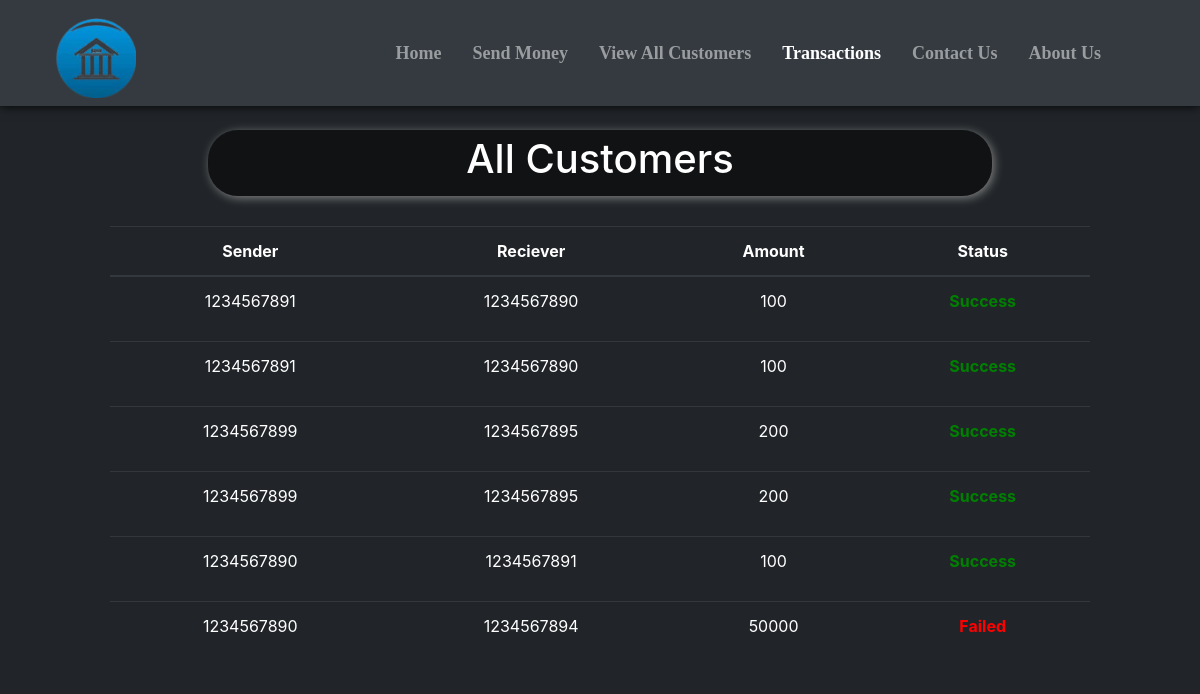
Screenshot of /transactions.php with the database file from the repository.
### tables this page shows
CREATE TABLE `transactions` (
  `Sr.` int(10) NOT NULL,
  `Sender` varchar(50) DEFAULT NULL,
  `Receiver` varchar(50) DEFAULT NULL,
  `Amount` bigint(20) DEFAULT NULL,
  `Status` varchar(20) DEFAULT NULL
);

### transactions.php (the view, shortened to what this page needs)
<!doctype html>
<html lang="en">
<head>
    <link href="//maxcdn.bootstrapcdn.com/bootstrap/4.1.1/css/bootstrap.min.css" rel="stylesheet" id="bootstrap-css">
    <link rel="stylesheet" href="https://use.fontawesome.com/releases/v5.1.0/css/all.css"
>
</head>
<body style="background-color:#212529;">
    <?php include 'spin.php'; ?>
    <nav class="navbar navbar-expand-lg navbar-dark bg-dark fixed fixed-top"
        style="font-family:candara; font-size:18px; box-shadow: 0px 0px 10px 0px black;">
        <div class="container-fluid">
            <a href="index.php"><img src="statics\download-removebg.png" alt=""
                    style="height: 80px; margin-left:25px; margin-top:10px;"></a>
        </div>
        <div class="collapse navbar-collapse" id="navbarSupportedContent">
            <b>
                <ul class="navbar-nav ">
                    <li class="nav-item nav-links" style="margin-left:15px;">
                        <a class="nav-link text-nowrap" aria-current="page" href="index.php">Home</a>
                    </li>
                    <li class="nav-item" style="margin-left:15px; ">
                        <a class="nav-link text-nowrap" href="send_money.php">Send Money</a>
                    </li>
                    <li class="nav-item" style="margin-left:15px;">
                        <a class="nav-link text-nowrap" href="all_cust.php">View All Customers</a>
                    </li>
                    <li class="nav-item" style="margin-left:15px;">
                        <a class="nav-link text-nowrap active" href="transactions.php">Transactions</a>
                    </li>
                    <li class="nav-item" style="margin-left:15px;">
                        <a class="nav-link text-nowrap" href="contact_us.php">Contact Us</a>
                    </li>
                    <li class="nav-item" style="margin-left:15px; margin-right:75px;">
                        <a class="nav-link text-nowrap" href="about_us.php">About Us</a>
                    </li>
                </ul>
            </b>
        </div>
    </nav>
    <center>
        <div class="container" style="margin-top: 10%; padding:10px 80px 10px 80px; ">
            <div
                style="width:80%; background-color:rgba(0,0,0,.5); padding:5px 5px 5px 5px; border-radius:30px; box-shadow: 2px 2px 10px gray;">
                <h1 style=" color:white;">All Customers</h1>
            </div>
            <?php
    $conn = new mysqli($servername, $username, $password, $database);
    if(!$conn){
        die("Connection not established: ".mysqli_connect_error());
    }else{
        $sql = "SELECT * FROM `transactions`";
?>
            <table class="table table-dark" style="margin-top: 30px;">
                <thead>
                    <tr>
                        <th scope="col">Sender</th>
                        <th scope="col">Reciever</th>
                        <th scope="col">Amount</th>
                        <th scope="col">Status</th>
                    </tr>
                </thead>
                <?php
echo "<tbody>";
        $result = mysqli_query($conn, $sql);
        while($row = mysqli_fetch_assoc($result))
        {
          echo '<tr>';
           echo '<td>'.$row['Sender'].'</td>';
           echo '<td>'.$row['Receiver'].'</td>';
           echo '<td>'.$row['Amount'].'</td>';
           echo '<td>'; ?><?php if($row['Status'] == 'succeed'){echo '<b><p style= "color:green;">Success</p></b>';}else{echo '<b><p style= "color:red;">Failed</p></b>';} ?> <?php echo '</td>';
          echo '</tr>';
            }
        }
    echo "</tbody> </table";
?>
        </div>
    </center>
</body>
</html>

### transactions.php (style rules this page uses)
th, td { text-align: center; }

### rows the page displays
transactions: Sender "1234567891", Receiver "1234567890", Amount "100", Status "Success"
transactions: Sender "1234567891", Receiver "1234567890", Amount "100", Status "Success"
transactions: Sender "1234567899", Receiver "1234567895", Amount "200", Status "Success"
transactions: Sender "1234567899", Receiver "1234567895", Amount "200", Status "Success"
transactions: Sender "1234567890", Receiver "1234567891", Amount "100", Status "Success"
transactions: Sender "1234567890", Receiver "1234567894", Amount "50000", Status "Failed"
